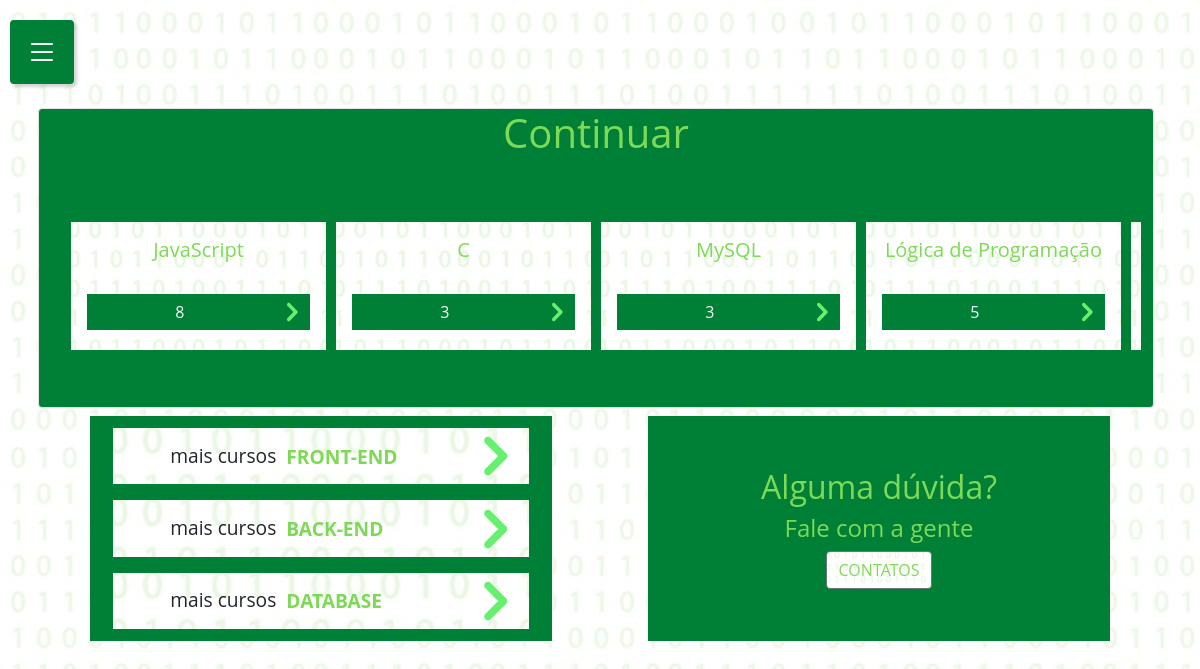
The app's page /src/php/perfil.php (signed in) with its own data.
### tables this page shows
CREATE TABLE IF NOT EXISTS `certificado` (
  `id` int(3) unsigned zerofill NOT NULL AUTO_INCREMENT,
  `id_aluno` int(3) unsigned zerofill NOT NULL,
  `id_curso` int(3) unsigned zerofill NOT NULL,
  `id_responsavel` int(3) unsigned zerofill NOT NULL,
  `fase` int(11) NOT NULL,
  `data_inicio` date NOT NULL,
  `data_fim` date DEFAULT NULL,
  `status` enum('INICIADO','TERMINADO') NOT NULL DEFAULT 'INICIADO',
  PRIMARY KEY (`id`) USING BTREE,
  KEY `FK-aluno` (`id_aluno`),
  KEY `FK-curso` (`id_curso`),
  KEY `FK-professor` (`id_responsavel`),
  CONSTRAINT `FK-aluno` FOREIGN KEY (`id_aluno`) REFERENCES `aluno` (`id`),
  CONSTRAINT `FK-curso` FOREIGN KEY (`id_curso`) REFERENCES `curso` (`id`),
  CONSTRAINT `FK-professor` FOREIGN KEY (`id_responsavel`) REFERENCES `professor` (`id`)
);

CREATE TABLE IF NOT EXISTS `curso` (
  `id` int(3) unsigned zerofill NOT NULL AUTO_INCREMENT,
  `id_responsavel` int(3) unsigned zerofill NOT NULL,
  `logo` blob,
  `linguagem` varchar(40) NOT NULL,
  `campo` enum('FrontEnd','BackEnd','Database') NOT NULL,
  `fase` int(11) NOT NULL,
  `duracao` int(11) NOT NULL DEFAULT '0',
  `desc_breve` text NOT NULL,
  `fases` varchar(500) DEFAULT NULL,
  `status` enum('SIM','NÃO') NOT NULL,
  PRIMARY KEY (`id`) USING BTREE,
  KEY `FK-responsavel` (`id_responsavel`),
  CONSTRAINT `FK-responsavel` FOREIGN KEY (`id_responsavel`) REFERENCES `professor` (`id`)
);

### src/php/perfil.php (the view, shortened to what this page needs)
<?php
    include 'Auxiliares/connect.php';
    if (isset($_SESSION['matricula'])) {
        $matricula = $_SESSION['matricula'];
        $usuario = substr($matricula,0,1) == 0 ? 'aluno' : 'professor';
    }
    else{
        header('Location: cadastro_login.php');
    }
    $dadosUsuario = $sql -> query("SELECT * FROM $usuario WHERE matricula = '$matricula'");
    if ($usuario == 'aluno') {
        while ($dados = mysqli_fetch_array($dadosUsuario)) {
            $idAluno = $dados['id'];
            $nome = $dados['nome'];
            $avatar = $dados['avatar'];
            $email = $dados['email'];
            $celular = $dados['telefone'];
            $linkedin = $dados['linkedin'];
            $github = $dados['github'];
            $link = $dados['link_personalizado'];
        }
        $cursosI = $sql -> query(
            "SELECT
                curso.linguagem, cert.fase,curso.id
            FROM certificado AS cert
            INNER JOIN curso ON cert.id_curso = curso.id
            WHERE id_aluno = '$idAluno' AND cert.`status` = 'INICIADO'
            ORDER BY cert.id"
        );
        $nãoCursosI = false;
    }
    echo "
    <!DOCTYPE html>
    <html lang='pt-br'>
    <head>
        <link rel='icon' type='imagem/png' href='../assets/img/logoEASYCODE.png'>
        <meta charset='UTF-8'>
        <meta http-equiv='X-UA-Compatible' content='IE=edge'>
        <meta name='viewport' content='width=device-width, initial-scale=1.0'>
        <title>$nome</title>
        <link rel='stylesheet' href='../assets/css/perfil.css'>
        <link rel='stylesheet' href='../assets/css/style.css'>
        <link rel='stylesheet' href='../assets/css/inputs.css'>
        <link rel='stylesheet' href='../assets/css/sidebar.css'>
        <link rel='stylesheet' href='../assets/css/pagecursos.css'>
        <link rel='stylesheet' href='https://cdn.jsdelivr.net/npm/bootstrap@5.1.3/dist/css/bootstrap.min.css'>
        <link rel='stylesheet' href='https://cdnjs.cloudflare.com/ajax/libs/OwlCarousel2/2.3.4/assets/owl.carousel.min.css'>
        <link rel='stylesheet' href='https://cdn.jsdelivr.net/npm/bootstrap-icons@1.3.0/font/bootstrap-icons.css'>
    </head>
    ";
    echo
    "
    <body onload='carousel();inicio();'>
        <div>
            <a class='botao-hamburguer abrir-menu' href='#' role='button'>
                <i class='bi bi-list'></i>
            </a>
        </div>
        <nav class='sidebar'>
            <div class='fechar-x'>
                <i class='bi bi-x'></i>
            </div>
            <div class='d-flex justify-content-center align-items-center flex-column h-100 w-100'>
                <div class='profile'>
                    <img src='../assets/img/Avatares/$avatar' class='avatar'>
                    <h3>$nome</h3>
                    <p class='text-uppercase'>$matricula</p>
                </div>
    ";
    echo <<<opcoes
                <ul class='menu-elements w-100'>
                    <li class='active'>
                        <label for='home' onclick='opcoes("home")'>
                            <span>
                                <i class='bi bi-house-door-fill'></i>
                            </span>
                            <span>Home</span>
                        </label>
                        <input type='radio' name='opcoes' id='home' class='opcoes Radio'>
                    </li>
opcoes;
    echo <<<opcoes
                    <li>
                        <label for='dPessoais' onclick='opcoes("dPessoais")'>
                            <span>
                                <i class="bi bi-person-lines-fill"></i>
                            </span>
                            <span>Dados Pessoais</span>
                        </label>
                        <input type='radio' name='opcoes' id='dPessoais' class='opcoes Radio'>
                    </li>
                    <li>
                        <label for='dProfissionais' onclick='opcoes("dProfissionais")'>
                            <span>
                                <i class="bi bi-person-lines-fill"></i>
                            </span>
                            <span>Dados Profissionais</span>
                        </label>
                        <input type='radio' name='opcoes' id='dProfissionais' class='opcoes Radio'>
                    </li>
                    <li>
                        <label for='alterSenha' onclick='opcoes("alterSenha")'>
                            <span>
                                <i class="bi bi-shield-lock-fill"></i>
                            </span>
                            <span>Alterar Senha</span>
                        </label>
                        <input type='radio' name='opcoes' id='alterSenha' class='opcoes Radio'>
                    </li>
                    <li>
                        <a href='Auxiliares/sair.php'>
                            <label>
                                <span>
                                    <i class="bi bi-box-arrow-right"></i>
                                </span>
                                <span>Sair</span>
                            </label>
                        </a>
                    </li>
                </ul>
            </div>
        </nav>
        <section class='secao' id='secao_home'>
opcoes;
    if ($usuario == 'aluno') {
        echo
        "
            <div class='container d-flex align-center justify-content-center nonSelect h-100'>
                <div class='h-75 w-100'>
                    <div class='w-100 h-50'>
                        <div class='w-100 h-100 row'>
                            <div class='m-2 h-100 border rounded d-flex justify-content-center align-center flex-column home'>
        ";
        if (!$nãoCursosI) {
            echo
            "
                                <h1 class='text-center color'>Continuar</h1>
                                <div class='d-flex justify-content-center align-items-center h-100 owl-carousel w-100'>
            ";
            while ($curso = mysqli_fetch_array($cursosI)) {
                echo
                "
                                <div class='d-flex flex-column col-md-3 col-sm-5 d-inline-block fundocard carouselA w-100'>
                                    <div class='d-flex justify-content-center align-items-center h-100'>
                                        <h5 class='text-center color m-0'>$curso[linguagem]</h5>
                                    </div>
                                    <a href='template_cursos.php?curso=$curso[id]'>
                                        <div class='d-flex h-50 m-3 home'>
                                            <div class='d-flex justify-content-center align-items-center col-10 p-1'>
                                                <p class='text-center overflow-hidden m-0 text-light p-1'>$curso[fase]</p>
                                            </div>
                                            <div class='d-flex justify-content-center align-items-center buscaS col-2'>
                                                <img src='../assets/img/proximo.png' width='100%'>
                                            </div>
                                        </div>
                                    </a>
                                </div>
                ";
            }
        }
        echo
        "
                                </div>
                            </div>
                        </div>
                    </div>
                    <div class='h-50 d-flex justify-content-between align-items-center flex-wrap'>
                        <div class='col-md-6 col-12 h-100'>
                            <div class='my-3 h-75 rounded px-5'>
                                <div class='d-flex justify-content-center align-items-center flex-column h-100 home'>
                                    <div class='d-flex d-inline-block fundocard m-2 camposM'>
                                        <div class='col-lg-5 d-none d-lg-block'>
                                            <div class='d-flex justify-content-end align-items-center h-100'>
                                                <p class='sizeF text-center m-0'>mais cursos &nbsp;</p>
                                            </div>
                                        </div>
                                        <div class='col-lg-5 col-md-10 col-sm-10 col-10 d-flex justify-content-start align-items-center'>
                                            <h5 class='sizeF text-center m-0 color'><strong>FRONT-END</strong></h5>
                                        </div>
                                        <div class='d-flex justify-content-center align-items-center col-md-2 buscaS'>
                                            <a href='pagecursos.php#frontend'>
                                                <img src='../assets/img/proximo.png' width='80em'>
                                            </a>
                                        </div>
                                    </div>
                                    <div class='d-flex d-inline-block fundocard m-2 camposM'>
                                        <div class='col-lg-5 d-none d-lg-block'>
                                            <div class='d-flex justify-content-end align-items-center h-100'>
                                                <p class='sizeF text-center m-0'>mais cursos &nbsp;</p>
                                            </div>
                                        </div>
                                        <div class='col-lg-5 col-md-10 col-sm-10 col-10 d-flex justify-content-start align-items-center'>
                                            <h5 class='sizeF text-center m-0 color'><strong>BACK-END</strong></h5>
                                        </div>
                                        <div class='d-flex justify-content-center align-items-center col-md-2 buscaS'>
                                            <a href='pagecursos.php#backend'>
                                                <img src='../assets/img/proximo.png' width='80em'>
                                            </a>
                                        </div>
                                    </div>
                                    <div class='d-flex d-inline-block fundocard m-2 camposM'>
                                        <div class='col-lg-5 d-none d-lg-block'>
                                            <div class='d-flex justify-content-end align-items-center h-100'>
                                                <p class='sizeF text-center m-0'>mais cursos &nbsp;</p>
                                            </div>
                                        </div>
                                        <div class='col-lg-5 col-md-10 col-sm-10 col-10 d-flex justify-content-start align-items-center'>
                                            <h5 class='sizeF text-center m-0 color'><strong>DATABASE</strong></h5>
                                        </div>
                                        <div class='d-flex justify-content-center align-items-center col-md-2 buscaS'>
                                            <a href='pagecursos.php#database'>
                                                <img src='../assets/img/proximo.png' width='80em'>
                                            </a>
                                        </div>
                                    </div>
                                </div>
                            </div>
                        </div>
                        <div class='col-md-6 col-12 h-100'>
                            <div class='my-3 h-75 rounded px-5'>
                                <div class='d-flex justify-content-center align-items-center flex-column h-100 home'>
                                    <div class='h-100 d-flex justify-content-center align-items-center flex-column color'>
                                        <h2>Alguma dúvida?</h2>
                                        <h4>Fale com a gente</h4>
                                        <a href='sobrenos.php'>
                                            <button class='btn btn-outline-secondary fundocard color'>CONTATOS</button>
                                        </a>
                                    </div>
                                </div>
                            </div>
                        </div>
                    </div>
                </div>
            </div>
        ";
    }
    echo
    "
        </section>
        <section class='secao' id='secao_ministrarCursos'>
            <div class='d-flex justify-content-center align-items-center h-100'>
                <div class='box-form d-flex p-4 justify-content-center h-100' id='minCursos'>
    ";
    echo
    "
                </div>
            </div>
        </section>
        <section class='secao h-100' id='secao_certificados'>
            <div class='container d-flex align-center justify-content-center nonSelect h-100'>
    ";
    echo
    "
            </div>
        </section>
                                    <img src='../assets/img/Avatares/$avatar' class='avatar' width='150em'>
                                    <h3 class='Josefinfont text-color'>Matricula: $matricula</h3>
                                        data-tipo='nome' value='$nome'>
                                        data-tipo='email' value='$email'>
                                        data-tipo='celular' value='$celular'>
                                        <input id='linkedin' class='input' name='linkedin' placeholder='#' type='url' data-tipo='link' value='$linkedin'>
                                        <input id='github' class='input' name='github' placeholder='#' type='url' data-tipo='link' value='$github'>
                                        <input id='link' class='input' name='link' placeholder='#' type='url' data-tipo='link' value='$link'>
    ";
    echo
    "
    </body>
    </html>
    ";
?>

### records on screen
certificado: id_curso.linguagem "JavaScript", fase "8"
certificado: id_curso.linguagem "C", fase "3"
certificado: id_curso.linguagem "MySQL", fase "3"
certificado: id_curso.linguagem "Lógica de Programação", fase "5"
